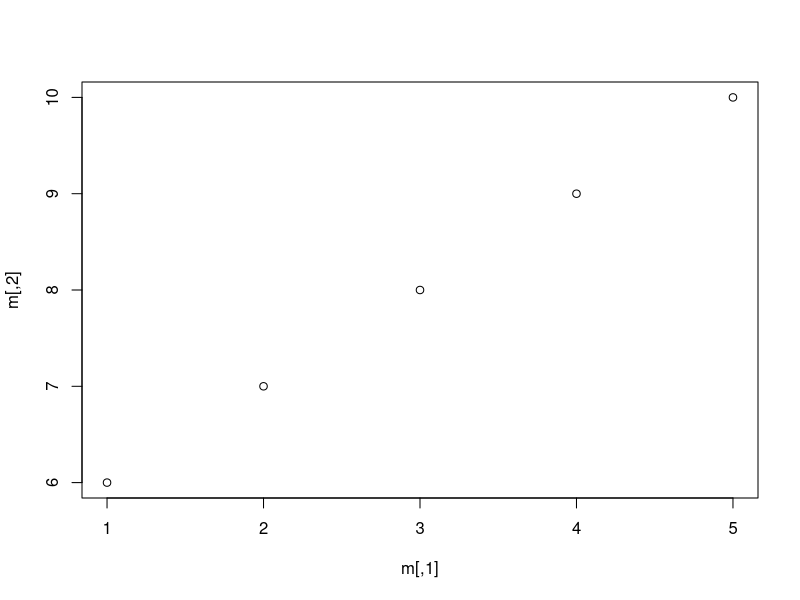

Write the R code that produced this figure.
# Write an R program to create three vectors a, b, c with 5 integers. Combine the three vectors to become a 3×5 matrix where each column represents a vector. Print the content of the matrix. Plot a graph and label correctly.

vtr1 = c(1:5)
vtr2 = c(6:10)
vtr3 = c(11:15)
m <- matrix(c(vtr1, vtr2, vtr3), ncol = 3)
print (m)
plot(m)

